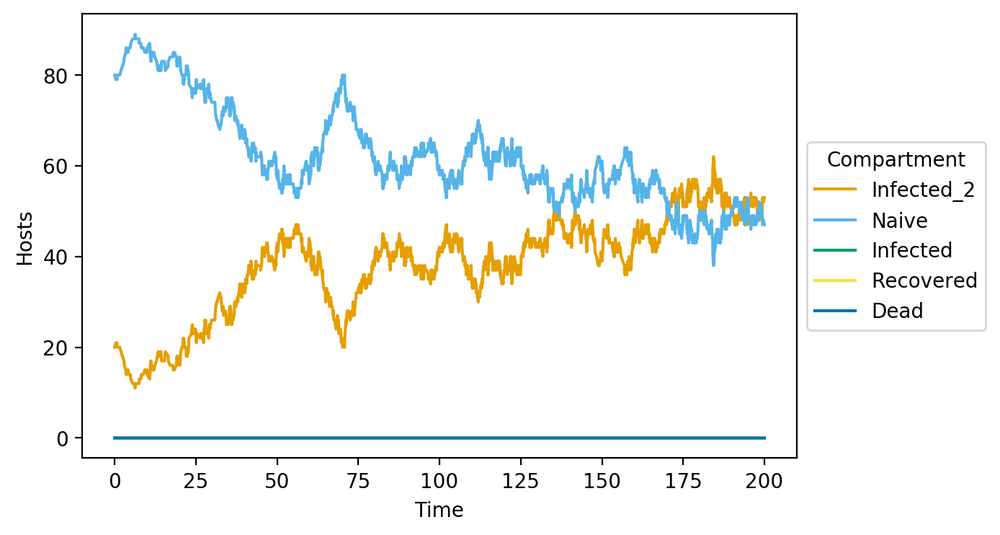
#> input picture Basic_example.png, 1000 x 535 px, shrunk from 1388 x 742 before the run
$ python -i data.py   (imports and definitions only)
#> lines starting #> are read from the running program, lines starting #| are printed output that depends on the picture

"""Contains data wrangling methods."""

import numpy as np # handle arrays
import pandas as pd # data wrangling
import copy as cp
import joblib as jl
import textdistance as td
import scipy.spatial.distance as sp_dist

# [272 lines left out: functions saveToDf, populationsDf, compartmentDf, not called in this run]


def compositionDf(
        data, populations=[], type_of_composition='Pathogens', hosts=True,
        vectors=False, num_top_sequences=-1, track_specific_sequences=[],
        genomic_positions=[], count_individuals_based_on_model=None,
        save_to_file="", n_cores=0, **kwargs):
    """Create dataframe with counts for pathogen genomes or resistance.

    Creates a pandas Dataframe with dynamics of the pathogen strains or
    protection sequences across selected populations in the model,
    with one time point in each row and columns for pathogen genomes or
    protection sequences.

    Of note: sum of totals for all sequences in one time point does not
    necessarily equal the number of infected hosts and/or vectors, given
    multiple infections in the same host/vector are counted separately.

    Arguments:
        data (pandas DataFrame): dataframe with model history as produced by `saveToDf` function.

    Keyword arguments:
        populations (list of Strings): IDs of populations to include in analysis; if empty, uses all
            populations in model. Defaults to [].
        type_of_composition (String): field of data to count totals of, can be either
            'Pathogens' or 'Protection'. Defaults to 'Pathogens'.
        hosts (Boolean): whether to count hosts. Defaults to True.
        vectors (Boolean): whether to count vectors. Defaults to False.
        num_top_sequences (int): how many sequences to count separately and include
            as columns, remainder will be counted under column "Other"; if <0,
            includes all genomes in model. Defaults to -1.
        track_specific_sequences (list of Strings): contains specific sequences to have
            as a separate column if not part of the top num_top_sequences
            sequences. Defaults to [].
        genomic_positions (list of lists of int): list in which each element is a list with loci
            positions to extract (e.g. genomic_positions=[ [0,3], [5,6] ] extracts
            positions 0, 1, 2, and 5 from each genome); if empty, takes full genomes. Defaults to [].
        count_individuals_based_on_model (None or Model): Model object with populations and
            fitness functions used to evaluate the most fit pathogen genome in each
            host/vector in order to count only a single pathogen per host/vector, as
            opposed to all pathogens within each host/vector; if None, counts all
            pathogens. Defaults to None.
        save_to_file (String): file path and name to save model data under, no saving
            occurs if empty string. Defaults to "".
        n_cores (int): number of cores to parallelize processing across, if 0, all
            cores available are used. Defaults to 0.
        **kwargs: additional arguents for joblib multiprocessing.

    Returns:
        pandas DataFrame with model sequence composition dynamics as described above.
    """

    if len(populations) > 0:
        dat = cp.deepcopy( data[ data['Population'].isin( populations ) ] )
    else:
        dat = cp.deepcopy( data )

    dat[
        (dat[type_of_composition] != "") & (~dat[type_of_composition].isna())
        ]

    if len(genomic_positions) > 0:
        print('Extracting genomic locations...')
        # [5 lines left out: function extractSeq, not called in this run]

        pathogens = np.array( jl.Parallel(n_jobs=n_cores, verbose=1, **kwargs) (
            jl.delayed( extractSeq ) (ind) for ind in dat
            ) )
        dat['Pathogens'] = pathogens

    if count_individuals_based_on_model is not None:
        print('Collapsing infections to individuals...')
        model = count_individuals_based_on_model
        if type_of_composition != 'Pathogens':
            raise ValueError("Computing count_individuals_based_on_model=True is only allowed for type_of_composition='Pathogens'.")

        dat['patpop'] = dat['Pathogens'].fillna('') + ':::' + dat['Population']
        unique_patpop = dat['patpop'].unique()

        for i,combination in enumerate(unique_patpop):
            print( str(i) + ' / ' + str(len(unique_patpop)) + ' combinations' )
            gen_str,pop = combination.split(':::')
            if gen_str != '':
                genomes = gen_str.split(';')
                values = np.array( [
                    model.populations[pop].fitnessHost(p)
                    for p in genomes ] )
                dominant_pathogen = genomes[ np.argmax(values) ]
                dat['patpop'] = dat['patpop'].replace(
                    combination, dominant_pathogen
                    )
            else:
                dat['patpop'] = dat['patpop'].replace( combination, '' )

        dat['Pathogens'] = dat['patpop']

    if not hosts:
        dat = dat[ dat['Organism'] != 'Host' ]
    if not vectors:
        dat = dat[ dat['Organism'] != 'Vector' ]

    all_sequences = pd.Series(
        ';'.join( dat[type_of_composition].dropna() ).split(';')
        ).str.strip()
    top_sequences = all_sequences.value_counts(ascending=False)

    if num_top_sequences < 0:
        num_top_sequences = len( top_sequences )

    if len(top_sequences) < num_top_sequences:
        num_top_sequences = len(top_sequences)

    # genomes_to_track = list(top_sequences[0:num_top_sequences].index)
    genomes_to_track = track_specific_sequences
    for genome in list(top_sequences[0:num_top_sequences].index):
        if genome not in genomes_to_track:
            genomes_to_track.append(genome)

    genome_split_data = []
    other_genome_data = pd.DataFrame(
        np.zeros( len( pd.unique( data['Time'] ) ) ),
        index=pd.unique( data['Time'] ), columns=['Other']
        )
    c = 0

    if len( ''.join(top_sequences.index) ) > 0:
        for genome in top_sequences.index:
            dat_genome = dat[ dat[type_of_composition].str.contains(
                genome, na=False, regex=False
                ) ]
            grouped = dat_genome.groupby('Time').size().reset_index(name=genome)
            grouped = grouped.set_index('Time')

            if genome in genomes_to_track:
                genome_split_data.append(grouped)
            else:
                other_genome_data = other_genome_data.join(
                    grouped, how='outer'
                    ).fillna(0)
                other_genome_data['Other'] = ( other_genome_data['Other']
                    + other_genome_data[genome] )
                other_genome_data = other_genome_data.drop(columns=[genome])

            c += 1
            print(
                str(c) + ' / ' + str( len(top_sequences.index) )
                + ' genotypes processed.'
                )


        if other_genome_data['Other'].sum() > 0:
            genome_split_data += [other_genome_data]
            genomes_to_track += ['Other']


    times = pd.DataFrame(
        np.zeros( len( pd.unique( data['Time'] ) ) ),
        index=pd.unique( data['Time'] ), columns=['*None*']
        )
    composition = times.join( genome_split_data, how='outer' )
    composition = composition.drop(columns=['*None*']).fillna(0)

    new_order = []
    for seq in track_specific_sequences:
        new_order.append(seq)
        if seq not in composition.columns:
            composition[seq] = 0

    for seq in composition.columns:
        if seq not in new_order:
            new_order.append(seq)

    composition = composition[new_order]

    composition = composition.reset_index()
    composition.columns = ['Time'] + list( composition.columns )[1:]

    if len(save_to_file) > 0:
        composition.to_csv(save_to_file, index=False)

    return composition


# [229 lines left out: functions getPathogens, getProtections, pathogenDistanceDf, getPathogenDistanceHistoryDf, getGenomeTimesDf, not called in this run]

>>> import cv2
>>> picture = cv2.imread('../../Basic_example.png', cv2.IMREAD_GRAYSCALE)
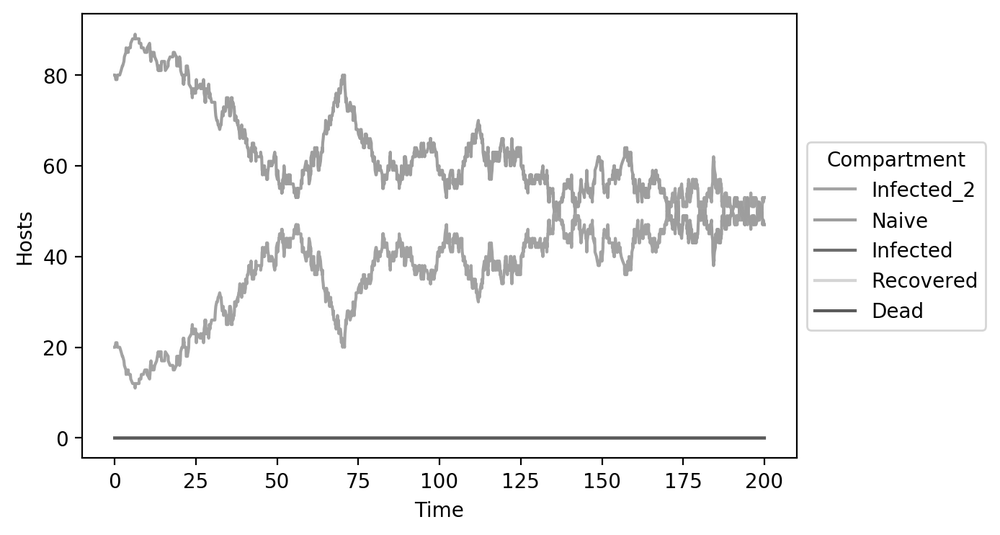
#> picture: shape (535, 1000); min 0, max 255, mean 246.1
>>> result = compositionDf(picture)
#> (the run stopped early here; a loop or call above may not have finished)

$ run again, on Intervention_examples.png
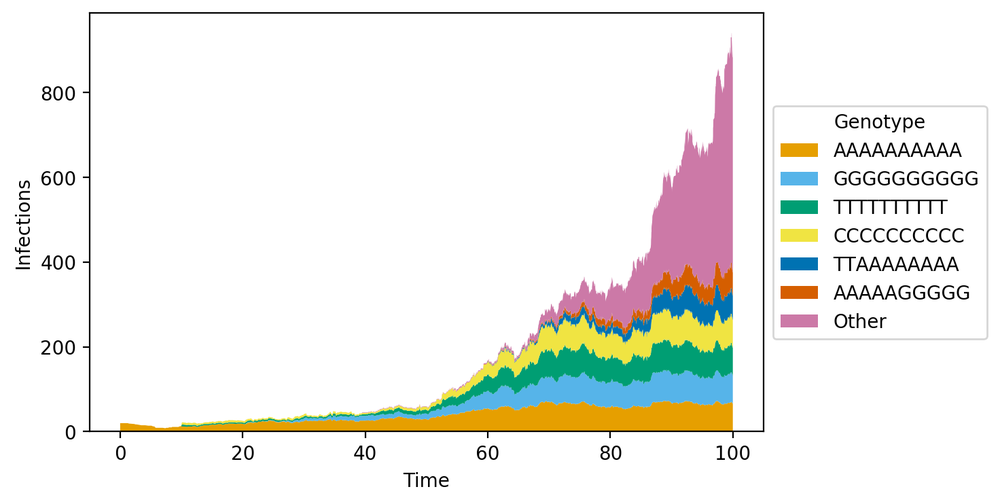
#> input picture Intervention_examples.png, 1000 x 504 px, shrunk from 1472 x 742 before the run
#> `picture = cv2.imread('../../Basic_example.png', cv2.IMREAD_GRAYSCALE)`:
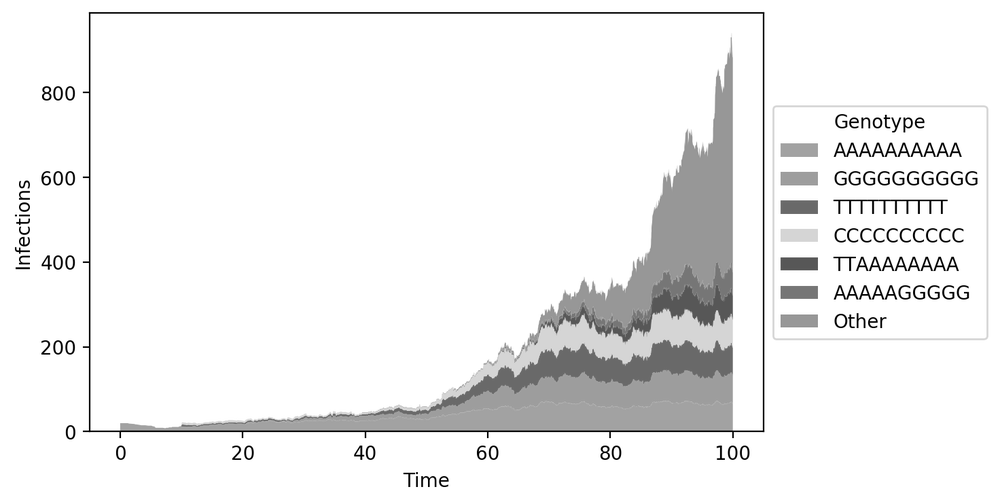
#> picture: shape (504, 1000); min 0, max 255, mean 239

$ run again, on Intervention_examples_compartments.png
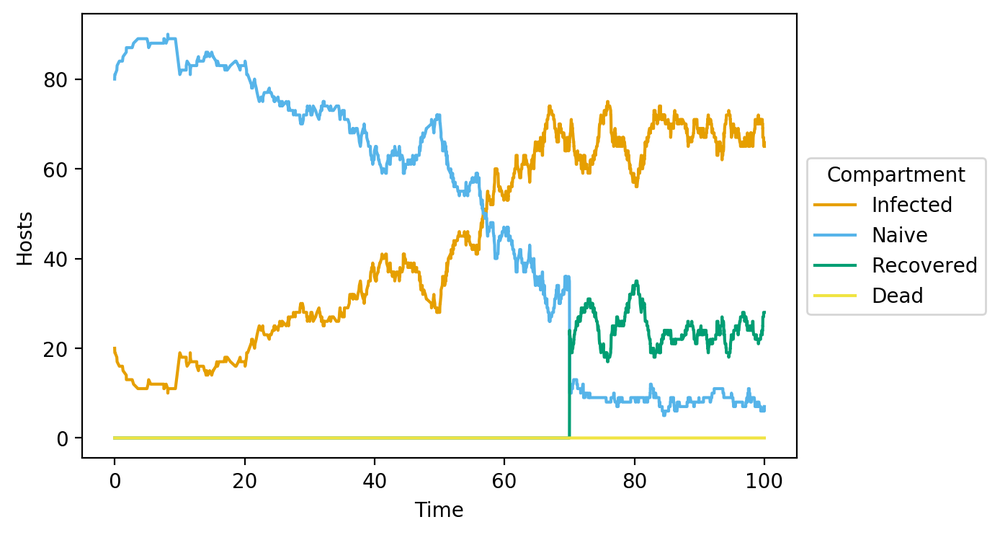
#> input picture Intervention_examples_compartments.png, 1000 x 535 px, shrunk from 1388 x 742 before the run
#> `picture = cv2.imread('../../Basic_example.png', cv2.IMREAD_GRAYSCALE)`:
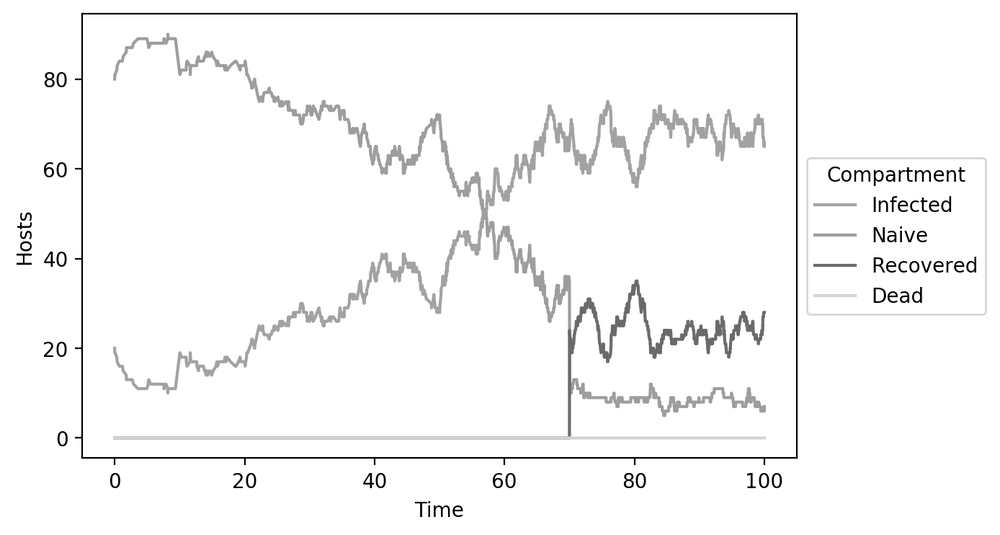
#> picture: shape (535, 1000); min 0, max 255, mean 247.4
